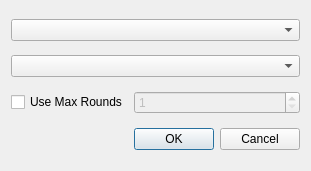
<?xml version="1.0" encoding="UTF-8"?>
<ui version="4.0">
 <class>ClipPackageDialog</class>
 <widget class="QDialog" name="ClipPackageDialog">
  <property name="geometry">
   <rect>
    <x>0</x>
    <y>0</y>
    <width>249</width>
    <height>171</height>
   </rect>
  </property>
  <property name="windowTitle">
   <string>Select Clip Package</string>
  </property>
  <layout class="QGridLayout" name="gridLayout">
   <item row="4" column="1">
    <widget class="QDialogButtonBox" name="buttonBox">
     <property name="standardButtons">
      <set>QDialogButtonBox::Cancel|QDialogButtonBox::Ok</set>
     </property>
    </widget>
   </item>
   <item row="3" column="0">
    <widget class="QCheckBox" name="useMaxRoundsCheckBox">
     <property name="text">
      <string>Use Max Rounds</string>
     </property>
    </widget>
   </item>
   <item row="1" column="0" colspan="2">
    <widget class="QComboBox" name="gameModesComboBox"/>
   </item>
   <item row="3" column="1">
    <widget class="QSpinBox" name="maxRoundsSpinBox">
     <property name="enabled">
      <bool>false</bool>
     </property>
     <property name="minimum">
      <number>1</number>
     </property>
    </widget>
   </item>
   <item row="0" column="0" colspan="2">
    <widget class="QComboBox" name="packagesComboBox"/>
   </item>
  </layout>
 </widget>
 <resources/>
 <connections>
  <connection>
   <sender>buttonBox</sender>
   <signal>accepted()</signal>
   <receiver>ClipPackageDialog</receiver>
   <slot>accept()</slot>
   <hints>
    <hint type="sourcelabel">
     <x>239</x>
     <y>149</y>
    </hint>
    <hint type="destinationlabel">
     <x>200</x>
     <y>71</y>
    </hint>
   </hints>
  </connection>
  <connection>
   <sender>buttonBox</sender>
   <signal>rejected()</signal>
   <receiver>ClipPackageDialog</receiver>
   <slot>reject()</slot>
   <hints>
    <hint type="sourcelabel">
     <x>239</x>
     <y>149</y>
    </hint>
    <hint type="destinationlabel">
     <x>248</x>
     <y>69</y>
    </hint>
   </hints>
  </connection>
  <connection>
   <sender>useMaxRoundsCheckBox</sender>
   <signal>toggled(bool)</signal>
   <receiver>maxRoundsSpinBox</receiver>
   <slot>setEnabled(bool)</slot>
   <hints>
    <hint type="sourcelabel">
     <x>42</x>
     <y>103</y>
    </hint>
    <hint type="destinationlabel">
     <x>202</x>
     <y>104</y>
    </hint>
   </hints>
  </connection>
 </connections>
</ui>
